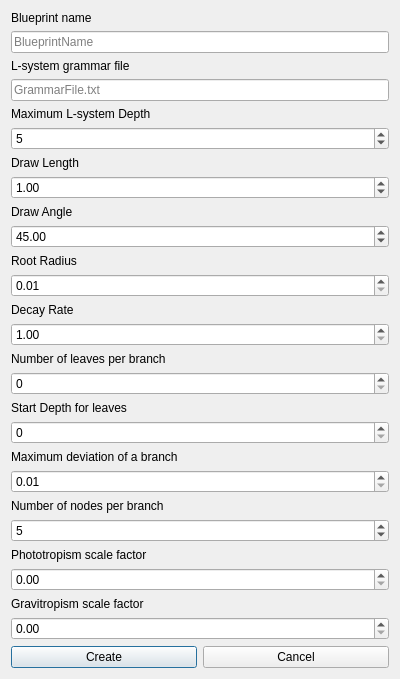
<?xml version="1.0" encoding="UTF-8"?>
<ui version="4.0">
 <class>PlantBlueprintDialog</class>
 <widget class="QDialog" name="PlantBlueprintDialog">
  <property name="geometry">
   <rect>
    <x>0</x>
    <y>0</y>
    <width>400</width>
    <height>675</height>
   </rect>
  </property>
  <property name="windowTitle">
   <string>New Plant Blueprint</string>
  </property>
  <layout class="QGridLayout" name="s_gridLayout">
   <item row="23" column="0" colspan="2">
    <widget class="QDoubleSpinBox" name="m_phototropismScaleFactor">
     <property name="toolTip">
      <string>&lt;html&gt;&lt;head/&gt;&lt;body&gt;&lt;p&gt;Scale factor to grow towards the sun. Set to 0 for no influence by the sun.&lt;/p&gt;&lt;/body&gt;&lt;/html&gt;</string>
     </property>
     <property name="maximum">
      <double>10.000000000000000</double>
     </property>
     <property name="singleStep">
      <double>0.100000000000000</double>
     </property>
    </widget>
   </item>
   <item row="4" column="0" colspan="2">
    <widget class="QLabel" name="s_maxDepthLabel">
     <property name="text">
      <string>Maximum L-system Depth</string>
     </property>
    </widget>
   </item>
   <item row="5" column="0" colspan="2">
    <widget class="QSpinBox" name="m_maxDepth">
     <property name="toolTip">
      <string>&lt;html&gt;&lt;head/&gt;&lt;body&gt;&lt;p&gt;Maximum fractal depth.&lt;/p&gt;&lt;/body&gt;&lt;/html&gt;</string>
     </property>
     <property name="minimum">
      <number>1</number>
     </property>
     <property name="maximum">
      <number>10</number>
     </property>
     <property name="value">
      <number>5</number>
     </property>
    </widget>
   </item>
   <item row="26" column="0">
    <widget class="QPushButton" name="m_create">
     <property name="enabled">
      <bool>true</bool>
     </property>
     <property name="toolTip">
      <string>Create this shader</string>
     </property>
     <property name="text">
      <string>Create</string>
     </property>
    </widget>
   </item>
   <item row="22" column="0">
    <widget class="QLabel" name="s_phototropismScaleLabel">
     <property name="text">
      <string>Phototropism scale factor</string>
     </property>
    </widget>
   </item>
   <item row="3" column="0" colspan="2">
    <widget class="QLineEdit" name="m_grammarFilePath">
     <property name="toolTip">
      <string>&lt;html&gt;&lt;head/&gt;&lt;body&gt;&lt;p&gt;Path to grammar file.&lt;/p&gt;&lt;p&gt;Note this must end with &amp;quot;.txt&amp;quot;&lt;/p&gt;&lt;/body&gt;&lt;/html&gt;</string>
     </property>
     <property name="inputMethodHints">
      <set>Qt::ImhNone</set>
     </property>
     <property name="text">
      <string/>
     </property>
     <property name="echoMode">
      <enum>QLineEdit::Normal</enum>
     </property>
     <property name="placeholderText">
      <string>GrammarFile.txt</string>
     </property>
     <property name="fileExists" stdset="0">
      <bool>false</bool>
     </property>
    </widget>
   </item>
   <item row="11" column="0" colspan="2">
    <widget class="QDoubleSpinBox" name="m_rootRadius">
     <property name="toolTip">
      <string>&lt;html&gt;&lt;head/&gt;&lt;body&gt;&lt;p&gt;Root radius.&lt;/p&gt;&lt;/body&gt;&lt;/html&gt;</string>
     </property>
     <property name="minimum">
      <double>0.010000000000000</double>
     </property>
     <property name="maximum">
      <double>5.000000000000000</double>
     </property>
     <property name="singleStep">
      <double>0.010000000000000</double>
     </property>
    </widget>
   </item>
   <item row="20" column="0" colspan="2">
    <widget class="QLabel" name="s_numNodesLabel">
     <property name="text">
      <string>Number of nodes per branch</string>
     </property>
    </widget>
   </item>
   <item row="8" column="0" colspan="2">
    <widget class="QLabel" name="s_drawAngleLabel">
     <property name="text">
      <string>Draw Angle</string>
     </property>
    </widget>
   </item>
   <item row="26" column="1">
    <widget class="QPushButton" name="m_cancel">
     <property name="toolTip">
      <string>Cancel</string>
     </property>
     <property name="text">
      <string>Cancel</string>
     </property>
    </widget>
   </item>
   <item row="19" column="0" colspan="2">
    <widget class="QDoubleSpinBox" name="m_maxDeviation">
     <property name="toolTip">
      <string>&lt;html&gt;&lt;head/&gt;&lt;body&gt;&lt;p&gt;Maximum deviation of a branch. This increase is exponential.&lt;/p&gt;&lt;/body&gt;&lt;/html&gt;</string>
     </property>
     <property name="minimum">
      <double>0.010000000000000</double>
     </property>
     <property name="maximum">
      <double>1.000000000000000</double>
     </property>
     <property name="singleStep">
      <double>0.010000000000000</double>
     </property>
    </widget>
   </item>
   <item row="25" column="0" colspan="2">
    <widget class="QDoubleSpinBox" name="m_gravitropismScaleFactor">
     <property name="toolTip">
      <string>&lt;html&gt;&lt;head/&gt;&lt;body&gt;&lt;p&gt;Scale factor for branches to grow downwards due to gravity. Set to 0 for no influence by gravity.&lt;/p&gt;&lt;/body&gt;&lt;/html&gt;</string>
     </property>
     <property name="singleStep">
      <double>0.100000000000000</double>
     </property>
    </widget>
   </item>
   <item row="1" column="0" colspan="2">
    <widget class="QLineEdit" name="m_blueprintName">
     <property name="toolTip">
      <string>&lt;html&gt;&lt;head/&gt;&lt;body&gt;&lt;p&gt;Name of new blueprint.&lt;/p&gt;&lt;/body&gt;&lt;/html&gt;</string>
     </property>
     <property name="text">
      <string/>
     </property>
     <property name="placeholderText">
      <string>BlueprintName</string>
     </property>
    </widget>
   </item>
   <item row="14" column="0" colspan="2">
    <widget class="QLabel" name="s_leafCountLabel">
     <property name="text">
      <string>Number of leaves per branch</string>
     </property>
    </widget>
   </item>
   <item row="12" column="0" colspan="2">
    <widget class="QLabel" name="s_decayRateLabel">
     <property name="text">
      <string>Decay Rate</string>
     </property>
    </widget>
   </item>
   <item row="0" column="0" colspan="2">
    <widget class="QLabel" name="s_blueprintNameLabel">
     <property name="text">
      <string>Blueprint name</string>
     </property>
    </widget>
   </item>
   <item row="9" column="0" colspan="2">
    <widget class="QDoubleSpinBox" name="m_drawAngle">
     <property name="toolTip">
      <string>&lt;html&gt;&lt;head/&gt;&lt;body&gt;&lt;p&gt;Draw angle in degrees.&lt;/p&gt;&lt;/body&gt;&lt;/html&gt;</string>
     </property>
     <property name="maximum">
      <double>360.000000000000000</double>
     </property>
     <property name="value">
      <double>45.000000000000000</double>
     </property>
    </widget>
   </item>
   <item row="6" column="0" colspan="2">
    <widget class="QLabel" name="s_drawLengthLabel">
     <property name="text">
      <string>Draw Length</string>
     </property>
    </widget>
   </item>
   <item row="10" column="0" colspan="2">
    <widget class="QLabel" name="s_rootRadiusLabel">
     <property name="text">
      <string>Root Radius</string>
     </property>
    </widget>
   </item>
   <item row="7" column="0" colspan="2">
    <widget class="QDoubleSpinBox" name="m_drawLength">
     <property name="toolTip">
      <string>&lt;html&gt;&lt;head/&gt;&lt;body&gt;&lt;p&gt;Initial draw length.&lt;/p&gt;&lt;/body&gt;&lt;/html&gt;</string>
     </property>
     <property name="minimum">
      <double>0.100000000000000</double>
     </property>
     <property name="maximum">
      <double>10.000000000000000</double>
     </property>
     <property name="singleStep">
      <double>0.500000000000000</double>
     </property>
     <property name="value">
      <double>1.000000000000000</double>
     </property>
    </widget>
   </item>
   <item row="24" column="0">
    <widget class="QLabel" name="s_gravitropismScale">
     <property name="text">
      <string>Gravitropism scale factor</string>
     </property>
    </widget>
   </item>
   <item row="13" column="0" colspan="2">
    <widget class="QDoubleSpinBox" name="m_decay">
     <property name="toolTip">
      <string>&lt;html&gt;&lt;head/&gt;&lt;body&gt;&lt;p&gt;Decay rate. Higher values = faster decay.&lt;/p&gt;&lt;/body&gt;&lt;/html&gt;</string>
     </property>
     <property name="minimum">
      <double>1.000000000000000</double>
     </property>
     <property name="maximum">
      <double>5.000000000000000</double>
     </property>
     <property name="singleStep">
      <double>0.100000000000000</double>
     </property>
    </widget>
   </item>
   <item row="21" column="0" colspan="2">
    <widget class="QSpinBox" name="m_numNodes">
     <property name="toolTip">
      <string>&lt;html&gt;&lt;head/&gt;&lt;body&gt;&lt;p&gt;Number of nodes in a branch. Set to minimum for a rigid L-system.&lt;/p&gt;&lt;/body&gt;&lt;/html&gt;</string>
     </property>
     <property name="minimum">
      <number>2</number>
     </property>
     <property name="maximum">
      <number>10</number>
     </property>
     <property name="value">
      <number>5</number>
     </property>
    </widget>
   </item>
   <item row="15" column="0" colspan="2">
    <widget class="QSpinBox" name="m_leafCount">
     <property name="toolTip">
      <string>Number of leaves per branch.</string>
     </property>
    </widget>
   </item>
   <item row="18" column="0" colspan="2">
    <widget class="QLabel" name="s_maxdeviatonLabel">
     <property name="text">
      <string>Maximum deviation of a branch</string>
     </property>
    </widget>
   </item>
   <item row="2" column="0" colspan="2">
    <widget class="QLabel" name="s_grammarFileLabel">
     <property name="text">
      <string>L-system grammar file</string>
     </property>
    </widget>
   </item>
   <item row="16" column="0" colspan="2">
    <widget class="QLabel" name="s_leavesStartDepthLabel">
     <property name="text">
      <string>Start Depth for leaves</string>
     </property>
    </widget>
   </item>
   <item row="17" column="0" colspan="2">
    <widget class="QSpinBox" name="m_leavesStartDepth">
     <property name="toolTip">
      <string>The L-system depth when leaves start to appear. Set to 0 for no leaves</string>
     </property>
     <property name="maximum">
      <number>5</number>
     </property>
    </widget>
   </item>
  </layout>
 </widget>
 <resources/>
 <connections/>
</ui>
